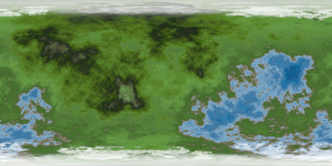
#> input picture src/images/textures_exoplanet/Jungle/Jungle01.png, 332 x 166 px, shrunk from 1024 x 512 before the run
$ python make_jungle_atlas.py
#> lines starting #> are read from the running program, lines starting #| are printed output that depends on the picture
import json
import os
from PIL import Image

# Configuration
INPUT_FILES = [
    "Jungle01.png",
    "Jungle02.png",
    "Jungle03.png",
    "Jungle04.png",
    "Jungle05.png",
]
COLUMNS = 3
ROWS = 2
PADDING = 4  # pixels around and between tiles
OUTPUT_IMAGE = "Jungle_atlas.png"
OUTPUT_JSON = "Jungle_atlas.json"


def main():
    base_dir = os.path.dirname(os.path.abspath(__file__))

    # Load images, keeping only those that exist
    tiles = []
    for name in INPUT_FILES:
        path = os.path.join(base_dir, name)
        if not os.path.isfile(path):
            print(f"Warning: missing file {name}, skipping.")
            tiles.append(None)
            continue
        img = Image.open(path).convert("RGBA")
#> img is the input picture: PIL image 332x166 RGBA; mean R, G, B, A 106.5, 136.3, 95.6, 255
        tiles.append({
            "name": name,
            "image": img,
            "w": img.width,
            "h": img.height,
        })

    # Place up to ROWS*COLUMNS tiles
    max_tiles = COLUMNS * ROWS
#> max_tiles = 6
    if len(tiles) > max_tiles:
        tiles = tiles[:max_tiles]
    else:
        # Pad list to full grid length with None
        tiles += [None] * (max_tiles - len(tiles))

    # Compute column widths and row heights (max per column/row)
    col_widths = [0] * COLUMNS
    row_heights = [0] * ROWS
    for idx, tile in enumerate(tiles):
        r = idx // COLUMNS
        c = idx % COLUMNS
        if tile is None:
            continue
        col_widths[c] = max(col_widths[c], tile["w"])
        row_heights[r] = max(row_heights[r], tile["h"])

    # Compute atlas size with padding around and between
    total_width = PADDING + sum(col_widths) + (COLUMNS * PADDING)
    total_height = PADDING + sum(row_heights) + (ROWS * PADDING)

    # Compute x offsets for each column and y offsets for each row
    x_offsets = []
    acc = PADDING
    for cw in col_widths:
        x_offsets.append(acc)
        acc += cw + PADDING

    y_offsets = []
    acc = PADDING
    for rh in row_heights:
        y_offsets.append(acc)
        acc += rh + PADDING

    # Create atlas and paste tiles
    atlas = Image.new("RGBA", (total_width, total_height), (0, 0, 0, 0))
#> atlas: PIL image 1012x344 RGBA; every value is 0

    frames = {}
    for idx, tile in enumerate(tiles):
        r = idx // COLUMNS
        c = idx % COLUMNS
        x = x_offsets[c]
        y = y_offsets[r]
        if tile is None:
            continue
        img = tile["image"]
        atlas.paste(img, (x, y))
        frames[tile["name"]] = {
            "frame": {"x": x, "y": y, "w": tile["w"], "h": tile["h"]},
            "rotated": False,
            "trimmed": False,
            "spriteSourceSize": {"x": 0, "y": 0, "w": tile["w"], "h": tile["h"]},
            "sourceSize": {"w": tile["w"], "h": tile["h"]},
        }
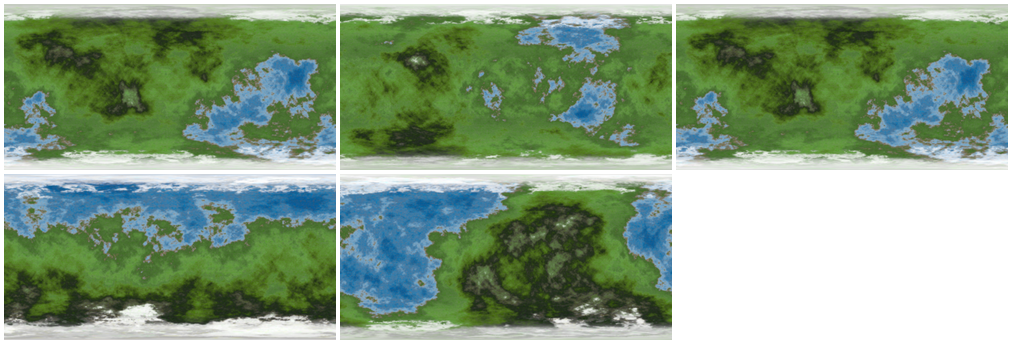
#> atlas: PIL image 1012x344 RGBA; mean R, G, B, A 82.6, 106.7, 79.6, 201.8; transparent parts drawn white
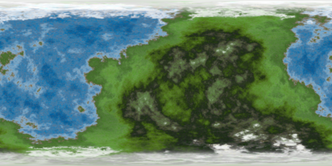
#> img: PIL image 332x166 RGBA; mean R, G, B, A 98.1, 128.3, 112.5, 255

    # Save outputs
    out_img_path = os.path.join(base_dir, OUTPUT_IMAGE)
    out_json_path = os.path.join(base_dir, OUTPUT_JSON)
    atlas.save(out_img_path, format="PNG")

    meta = {
        "app": "Cascade Atlas Builder",
        "version": 1,
        "image": OUTPUT_IMAGE,
        "size": {"w": total_width, "h": total_height},
        "scale": "1",
        "padding": PADDING,
        "grid": {"columns": COLUMNS, "rows": ROWS},
    }

    data = {"frames": frames, "meta": meta}
    with open(out_json_path, "w", encoding="utf-8") as f:
        json.dump(data, f, ensure_ascii=False, indent=2)

    print(f"Wrote {OUTPUT_IMAGE} and {OUTPUT_JSON}")


if __name__ == "__main__":
    main()
